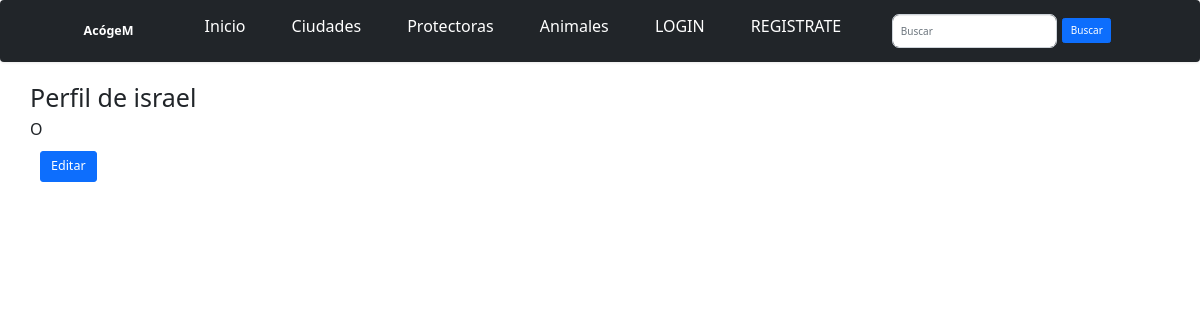
Page /perfiles/1/ on the earlier database version.
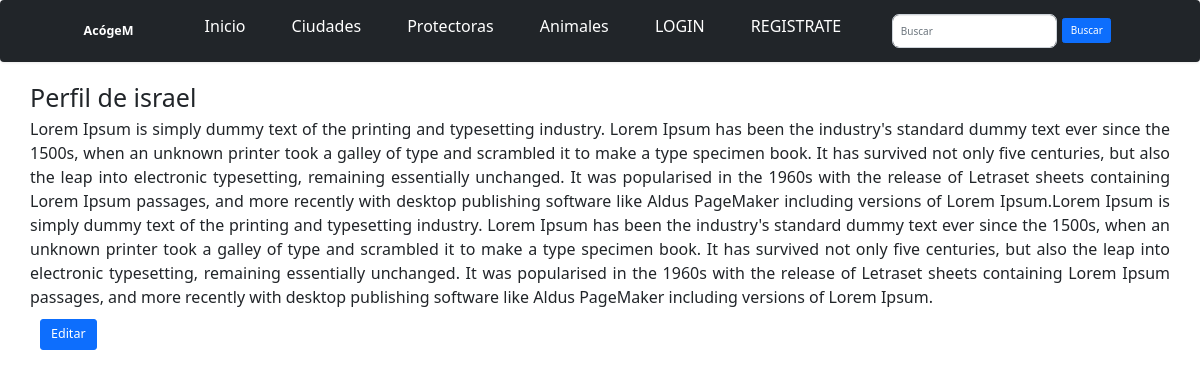
Same page on the later database version.
### AcogeM_app/models.py (models this page shows, shortened)
class Perfil(models.Model):
	user = models.OneToOneField(User, on_delete=models.CASCADE, default=0)
	ape = models.CharField('Apellidos', max_length=50)
	dni = models.CharField(max_length=9)
	tel = models.IntegerField('Teléfono', blank=True, null=True)
	exp = models.TextField('Experiencia con animales')
	class Meta:
		verbose_name_plural = "Perfiles"

### AcogeM_app/views.py (the view)
# urls.py: path('perfiles/<int:pk>/', PerfilDetailView.as_view(), name='perfil-detail'),
class PerfilDetailView(DetailView):
	model = Perfil

### AcogeM_app/templates/AcogeM_app/perfil_detail.html (shortened to what this page needs)
{% extends "base.html" %}
{% block content %}
    <div class="perfil">
    	<h1>Perfil de {{ perfil.user }}</h1>
    	<p>{{ perfil.exp }}</p>
    </div>
    <a style="margin-left: 40px;" href="{% url 'perfil-update' perfil.pk %}" class="btn btn-primary btn-lg">Editar</a>
{% endblock %}

Differences in the rows shown:
changed Perfil "israel": exp "O" → "Lorem Ipsum is simply dummy text of the printing and typesetting industry. Lorem Ipsum has been the industry's standard dummy text ever since the 1500s, when an unknown printer took a galley of type and scrambled it to make a type specimen book. It has survived not only five centuries, but also the leap into electronic typesetting, remaining essentially unchanged. It was popularised in the 1960s with the release of Letraset sheets containing Lorem Ipsum passages, and more recently with desktop publishing software like Aldus PageMaker including versions of Lorem Ipsum.Lorem Ipsum is simply dummy text of the printing and typesetting industry. Lorem Ipsum has been the industry's standard dummy…"
